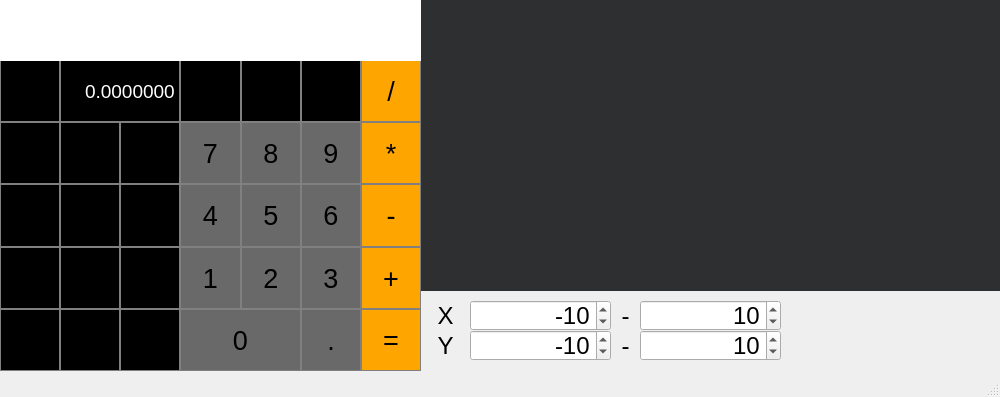
<?xml version="1.0" encoding="UTF-8"?>
<ui version="4.0">
 <class>MainWindow</class>
 <widget class="QMainWindow" name="MainWindow">
  <property name="enabled">
   <bool>true</bool>
  </property>
  <property name="geometry">
   <rect>
    <x>0</x>
    <y>0</y>
    <width>1000</width>
    <height>397</height>
   </rect>
  </property>
  <property name="sizePolicy">
   <sizepolicy hsizetype="Fixed" vsizetype="Fixed">
    <horstretch>0</horstretch>
    <verstretch>0</verstretch>
   </sizepolicy>
  </property>
  <property name="font">
   <font>
    <family>Arial</family>
   </font>
  </property>
  <property name="windowTitle">
   <string>MainWindow</string>
  </property>
  <widget class="QWidget" name="centralwidget">
   <widget class="QCustomPlot" name="widget" native="true">
    <property name="geometry">
     <rect>
      <x>420</x>
      <y>0</y>
      <width>581</width>
      <height>291</height>
     </rect>
    </property>
    <property name="autoFillBackground">
     <bool>false</bool>
    </property>
    <property name="styleSheet">
     <string notr="true">background-color: rgb(46, 47, 48);
alternate-background-color: rgb(255, 246, 89);
color: rgb(255, 255, 255);</string>
    </property>
   </widget>
   <widget class="QSpinBox" name="xBeginSpinBox">
    <property name="geometry">
     <rect>
      <x>470</x>
      <y>300</y>
      <width>141</width>
      <height>31</height>
     </rect>
    </property>
    <property name="font">
     <font>
      <family>Arial</family>
      <pointsize>18</pointsize>
     </font>
    </property>
    <property name="alignment">
     <set>Qt::AlignRight|Qt::AlignTrailing|Qt::AlignVCenter</set>
    </property>
    <property name="minimum">
     <number>-1000000</number>
    </property>
    <property name="maximum">
     <number>1000000</number>
    </property>
    <property name="value">
     <number>-10</number>
    </property>
   </widget>
   <widget class="QSpinBox" name="yBeginSpinBox">
    <property name="geometry">
     <rect>
      <x>470</x>
      <y>330</y>
      <width>141</width>
      <height>31</height>
     </rect>
    </property>
    <property name="font">
     <font>
      <family>Arial</family>
      <pointsize>18</pointsize>
     </font>
    </property>
    <property name="alignment">
     <set>Qt::AlignRight|Qt::AlignTrailing|Qt::AlignVCenter</set>
    </property>
    <property name="minimum">
     <number>-1000000</number>
    </property>
    <property name="maximum">
     <number>1000000</number>
    </property>
    <property name="value">
     <number>-10</number>
    </property>
   </widget>
   <widget class="QSpinBox" name="xEndSpinBox">
    <property name="geometry">
     <rect>
      <x>640</x>
      <y>300</y>
      <width>141</width>
      <height>31</height>
     </rect>
    </property>
    <property name="font">
     <font>
      <family>Arial</family>
      <pointsize>18</pointsize>
     </font>
    </property>
    <property name="alignment">
     <set>Qt::AlignRight|Qt::AlignTrailing|Qt::AlignVCenter</set>
    </property>
    <property name="minimum">
     <number>-1000000</number>
    </property>
    <property name="maximum">
     <number>1000000</number>
    </property>
    <property name="value">
     <number>10</number>
    </property>
   </widget>
   <widget class="QSpinBox" name="yEndSpinBox">
    <property name="geometry">
     <rect>
      <x>640</x>
      <y>330</y>
      <width>141</width>
      <height>31</height>
     </rect>
    </property>
    <property name="font">
     <font>
      <family>Arial</family>
      <pointsize>18</pointsize>
     </font>
    </property>
    <property name="alignment">
     <set>Qt::AlignRight|Qt::AlignTrailing|Qt::AlignVCenter</set>
    </property>
    <property name="minimum">
     <number>-1000000</number>
    </property>
    <property name="maximum">
     <number>1000000</number>
    </property>
    <property name="value">
     <number>10</number>
    </property>
   </widget>
   <widget class="QLabel" name="labelX">
    <property name="geometry">
     <rect>
      <x>430</x>
      <y>300</y>
      <width>31</width>
      <height>31</height>
     </rect>
    </property>
    <property name="font">
     <font>
      <family>Arial</family>
      <pointsize>18</pointsize>
     </font>
    </property>
    <property name="text">
     <string>X</string>
    </property>
    <property name="alignment">
     <set>Qt::AlignCenter</set>
    </property>
   </widget>
   <widget class="QLabel" name="labelY">
    <property name="geometry">
     <rect>
      <x>430</x>
      <y>330</y>
      <width>31</width>
      <height>31</height>
     </rect>
    </property>
    <property name="font">
     <font>
      <family>Arial</family>
      <pointsize>18</pointsize>
     </font>
    </property>
    <property name="text">
     <string>Y</string>
    </property>
    <property name="alignment">
     <set>Qt::AlignCenter</set>
    </property>
   </widget>
   <widget class="QLabel" name="label_1">
    <property name="geometry">
     <rect>
      <x>610</x>
      <y>300</y>
      <width>31</width>
      <height>31</height>
     </rect>
    </property>
    <property name="font">
     <font>
      <family>Arial</family>
      <pointsize>18</pointsize>
     </font>
    </property>
    <property name="text">
     <string>-</string>
    </property>
    <property name="alignment">
     <set>Qt::AlignCenter</set>
    </property>
   </widget>
   <widget class="QLabel" name="label_2">
    <property name="geometry">
     <rect>
      <x>610</x>
      <y>330</y>
      <width>31</width>
      <height>31</height>
     </rect>
    </property>
    <property name="font">
     <font>
      <family>Arial</family>
      <pointsize>18</pointsize>
     </font>
    </property>
    <property name="text">
     <string>-</string>
    </property>
    <property name="alignment">
     <set>Qt::AlignCenter</set>
    </property>
   </widget>
   <widget class="QWidget" name="gridLayoutWidget_2">
    <property name="geometry">
     <rect>
      <x>0</x>
      <y>60</y>
      <width>421</width>
      <height>311</height>
     </rect>
    </property>
    <layout class="QGridLayout" name="gridLayout_3">
     <property name="spacing">
      <number>0</number>
     </property>
     <item row="1" column="2">
      <widget class="QPushButton" name="pushButton16">
       <property name="sizePolicy">
        <sizepolicy hsizetype="Preferred" vsizetype="Preferred">
         <horstretch>0</horstretch>
         <verstretch>0</verstretch>
        </sizepolicy>
       </property>
       <property name="font">
        <font>
         <family>Arial</family>
         <pointsize>20</pointsize>
        </font>
       </property>
       <property name="styleSheet">
        <string notr="true">QPushButton {
	Background-color: #000000;
	border: 1px solid gray;
}

QPushButton:pressed {
	Background-color: #696969;
	border: 1px solid gray;
}</string>
       </property>
       <property name="text">
        <string>)</string>
       </property>
      </widget>
     </item>
     <item row="4" column="1">
      <widget class="QPushButton" name="pushButton24">
       <property name="sizePolicy">
        <sizepolicy hsizetype="Preferred" vsizetype="Preferred">
         <horstretch>0</horstretch>
         <verstretch>0</verstretch>
        </sizepolicy>
       </property>
       <property name="font">
        <font>
         <family>Arial</family>
         <pointsize>20</pointsize>
        </font>
       </property>
       <property name="styleSheet">
        <string notr="true">QPushButton {
	Background-color: #000000;
	border: 1px solid gray;
}

QPushButton:pressed {
	Background-color: #696969;
	border: 1px solid gray;
}</string>
       </property>
       <property name="text">
        <string>log</string>
       </property>
      </widget>
     </item>
     <item row="1" column="4">
      <widget class="QPushButton" name="pushButton8">
       <property name="sizePolicy">
        <sizepolicy hsizetype="Preferred" vsizetype="Preferred">
         <horstretch>0</horstretch>
         <verstretch>0</verstretch>
        </sizepolicy>
       </property>
       <property name="font">
        <font>
         <family>Arial</family>
         <pointsize>20</pointsize>
        </font>
       </property>
       <property name="styleSheet">
        <string notr="true">QPushButton {
	Background-color: #696969;
	border: 1px solid gray;
}

QPushButton:pressed {
	Background-color: #000000;
	border: 1px solid gray;
}</string>
       </property>
       <property name="text">
        <string>8</string>
       </property>
      </widget>
     </item>
     <item row="3" column="1">
      <widget class="QPushButton" name="pushButton21">
       <property name="sizePolicy">
        <sizepolicy hsizetype="Preferred" vsizetype="Preferred">
         <horstretch>0</horstretch>
         <verstretch>0</verstretch>
        </sizepolicy>
       </property>
       <property name="font">
        <font>
         <family>Arial</family>
         <pointsize>20</pointsize>
        </font>
       </property>
       <property name="styleSheet">
        <string notr="true">QPushButton {
	Background-color: #000000;
	border: 1px solid gray;
}

QPushButton:pressed {
	Background-color: #696969;
	border: 1px solid gray;
}</string>
       </property>
       <property name="text">
        <string>asin</string>
       </property>
      </widget>
     </item>
     <item row="3" column="3">
      <widget class="QPushButton" name="pushButton1">
       <property name="sizePolicy">
        <sizepolicy hsizetype="Preferred" vsizetype="Preferred">
         <horstretch>0</horstretch>
         <verstretch>0</verstretch>
        </sizepolicy>
       </property>
       <property name="font">
        <font>
         <family>Arial</family>
         <pointsize>20</pointsize>
        </font>
       </property>
       <property name="styleSheet">
        <string notr="true">QPushButton {
	Background-color: #696969;
	border: 1px solid gray;
}

QPushButton:pressed {
	Background-color: #000000;
	border: 1px solid gray;
}</string>
       </property>
       <property name="text">
        <string>1</string>
       </property>
      </widget>
     </item>
     <item row="4" column="6">
      <widget class="QPushButton" name="pushButton10">
       <property name="sizePolicy">
        <sizepolicy hsizetype="Preferred" vsizetype="Preferred">
         <horstretch>0</horstretch>
         <verstretch>0</verstretch>
        </sizepolicy>
       </property>
       <property name="font">
        <font>
         <family>Arial</family>
         <pointsize>20</pointsize>
        </font>
       </property>
       <property name="styleSheet">
        <string notr="true">QPushButton {
	Background-color: #696969;
	border: 1px solid gray;
}

QPushButton:pressed {
	Background-color: #000000;
	border: 1px solid gray;
}</string>
       </property>
       <property name="text">
        <string>.</string>
       </property>
      </widget>
     </item>
     <item row="2" column="6">
      <widget class="QPushButton" name="pushButton6">
       <property name="sizePolicy">
        <sizepolicy hsizetype="Preferred" vsizetype="Preferred">
         <horstretch>0</horstretch>
         <verstretch>0</verstretch>
        </sizepolicy>
       </property>
       <property name="font">
        <font>
         <family>Arial</family>
         <pointsize>20</pointsize>
        </font>
       </property>
       <property name="styleSheet">
        <string notr="true">QPushButton {
	Background-color: #696969;
	border: 1px solid gray;
}

QPushButton:pressed {
	Background-color: #000000;
	border: 1px solid gray;
}</string>
       </property>
       <property name="text">
        <string>6</string>
       </property>
      </widget>
     </item>
     <item row="0" column="4">
      <widget class="QPushButton" name="pushButton26">
       <property name="sizePolicy">
        <sizepolicy hsizetype="Preferred" vsizetype="Preferred">
         <horstretch>0</horstretch>
         <verstretch>0</verstretch>
        </sizepolicy>
       </property>
       <property name="font">
        <font>
         <family>Arial</family>
         <pointsize>20</pointsize>
        </font>
       </property>
       <property name="styleSheet">
        <string notr="true">QPushButton {
	Background-color: #000000;
	border: 1px solid gray;
}

QPushButton:pressed {
	Background-color: #696969;
	border: 1px solid gray;
}</string>
       </property>
       <property name="text">
        <string>^</string>
       </property>
      </widget>
     </item>
     <item row="0" column="6">
      <widget class="QPushButton" name="pushButton27">
       <property name="sizePolicy">
        <sizepolicy hsizetype="Preferred" vsizetype="Preferred">
         <horstretch>0</horstretch>
         <verstretch>0</verstretch>
        </sizepolicy>
       </property>
       <property name="font">
        <font>
         <family>Arial</family>
         <pointsize>20</pointsize>
        </font>
       </property>
       <property name="styleSheet">
        <string notr="true">QPushButton {
	Background-color: #000000;
	border: 1px solid gray;
}

QPushButton:pressed {
	Background-color: #696969;
	border: 1px solid gray;
}</string>
       </property>
       <property name="text">
        <string>mod</string>
       </property>
      </widget>
     </item>
     <item row="1" column="0">
      <widget class="QPushButton" name="pushButton28">
       <property name="sizePolicy">
        <sizepolicy hsizetype="Preferred" vsizetype="Preferred">
         <horstretch>0</horstretch>
         <verstretch>0</verstretch>
        </sizepolicy>
       </property>
       <property name="font">
        <font>
         <family>Arial</family>
         <pointsize>20</pointsize>
        </font>
       </property>
       <property name="styleSheet">
        <string notr="true">QPushButton {
	Background-color: #000000;
	border: 1px solid gray;
}

QPushButton:pressed {
	Background-color: #696969;
	border: 1px solid gray;
}</string>
       </property>
       <property name="text">
        <string>x</string>
       </property>
      </widget>
     </item>
     <item row="1" column="6">
      <widget class="QPushButton" name="pushButton9">
       <property name="sizePolicy">
        <sizepolicy hsizetype="Preferred" vsizetype="Preferred">
         <horstretch>0</horstretch>
         <verstretch>0</verstretch>
        </sizepolicy>
       </property>
       <property name="font">
        <font>
         <family>Arial</family>
         <pointsize>20</pointsize>
        </font>
       </property>
       <property name="styleSheet">
        <string notr="true">QPushButton {
	Background-color: #696969;
	border: 1px solid gray;
}

QPushButton:pressed {
	Background-color: #000000;
	border: 1px solid gray;
}</string>
       </property>
       <property name="text">
        <string>9</string>
       </property>
      </widget>
     </item>
     <item row="2" column="4">
      <widget class="QPushButton" name="pushButton5">
       <property name="sizePolicy">
        <sizepolicy hsizetype="Preferred" vsizetype="Preferred">
         <horstretch>0</horstretch>
         <verstretch>0</verstretch>
        </sizepolicy>
       </property>
       <property name="font">
        <font>
         <family>Arial</family>
         <pointsize>20</pointsize>
        </font>
       </property>
       <property name="styleSheet">
        <string notr="true">QPushButton {
	Background-color: #696969;
	border: 1px solid gray;
}

QPushButton:pressed {
	Background-color: #000000;
	border: 1px solid gray;
}</string>
       </property>
       <property name="text">
        <string>5</string>
       </property>
      </widget>
     </item>
     <item row="2" column="7">
      <widget class="QPushButton" name="pushButton13">
       <property name="sizePolicy">
        <sizepolicy hsizetype="Preferred" vsizetype="Preferred">
         <horstretch>0</horstretch>
         <verstretch>0</verstretch>
        </sizepolicy>
       </property>
       <property name="font">
        <font>
         <family>Arial</family>
         <pointsize>20</pointsize>
        </font>
       </property>
       <property name="styleSheet">
        <string notr="true">QPushButton {
	Background-color: #FFA500;
	border: 1px solid gray;
}

QPushButton:pressed {
	Background-color: #A9A9A9;
	border: 1px solid gray;
}</string>
       </property>
       <property name="text">
        <string>-</string>
       </property>
      </widget>
     </item>
     <item row="2" column="2">
      <widget class="QPushButton" name="pushButton19">
       <property name="sizePolicy">
        <sizepolicy hsizetype="Preferred" vsizetype="Preferred">
         <horstretch>0</horstretch>
         <verstretch>0</verstretch>
        </sizepolicy>
       </property>
       <property name="font">
        <font>
         <family>Arial</family>
         <pointsize>20</pointsize>
        </font>
       </property>
       <property name="styleSheet">
        <string notr="true">QPushButton {
	Background-color: #000000;
	border: 1px solid gray;
}

QPushButton:pressed {
	Background-color: #696969;
	border: 1px solid gray;
}</string>
       </property>
       <property name="text">
        <string>tan</string>
       </property>
      </widget>
     </item>
     <item row="4" column="7">
      <widget class="QPushButton" name="Equals">
       <property name="sizePolicy">
        <sizepolicy hsizetype="Preferred" vsizetype="Preferred">
         <horstretch>0</horstretch>
         <verstretch>0</verstretch>
        </sizepolicy>
       </property>
       <property name="font">
        <font>
         <family>Arial</family>
         <pointsize>20</pointsize>
        </font>
       </property>
       <property name="styleSheet">
        <string notr="true">QPushButton {
	Background-color: #FFA500;
	border: 1px solid gray;
}

QPushButton:pressed {
	Background-color: #A9A9A9;
	border: 1px solid gray;
}</string>
       </property>
       <property name="text">
        <string>=</string>
       </property>
      </widget>
     </item>
     <item row="0" column="7">
      <widget class="QPushButton" name="pushButton11">
       <property name="sizePolicy">
        <sizepolicy hsizetype="Preferred" vsizetype="Preferred">
         <horstretch>0</horstretch>
         <verstretch>0</verstretch>
        </sizepolicy>
       </property>
       <property name="font">
        <font>
         <family>Arial</family>
         <pointsize>20</pointsize>
        </font>
       </property>
       <property name="autoFillBackground">
        <bool>false</bool>
       </property>
       <property name="styleSheet">
        <string notr="true">QPushButton {
	Background-color: #FFA500;
	border: 1px solid gray;
}

QPushButton:pressed {
	Background-color: #A9A9A9;
	border: 1px solid gray;
}</string>
       </property>
       <property name="text">
        <string>/</string>
       </property>
      </widget>
     </item>
     <item row="3" column="6">
      <widget class="QPushButton" name="pushButton3">
       <property name="sizePolicy">
        <sizepolicy hsizetype="Preferred" vsizetype="Preferred">
         <horstretch>0</horstretch>
         <verstretch>0</verstretch>
        </sizepolicy>
       </property>
       <property name="font">
        <font>
         <family>Arial</family>
         <pointsize>20</pointsize>
        </font>
       </property>
       <property name="styleSheet">
        <string notr="true">QPushButton {
	Background-color: #696969;
	border: 1px solid gray;
}

QPushButton:pressed {
	Background-color: #000000;
	border: 1px solid gray;
}</string>
       </property>
       <property name="text">
        <string>3</string>
       </property>
      </widget>
     </item>
     <item row="2" column="3">
      <widget class="QPushButton" name="pushButton4">
       <property name="sizePolicy">
        <sizepolicy hsizetype="Preferred" vsizetype="Preferred">
         <horstretch>0</horstretch>
         <verstretch>0</verstretch>
        </sizepolicy>
       </property>
       <property name="font">
        <font>
         <family>Arial</family>
         <pointsize>20</pointsize>
        </font>
       </property>
       <property name="styleSheet">
        <string notr="true">QPushButton {
	Background-color: #696969;
	border: 1px solid gray;
}

QPushButton:pressed {
	Background-color: #000000;
	border: 1px solid gray;
}</string>
       </property>
       <property name="text">
        <string>4</string>
       </property>
      </widget>
     </item>
     <item row="3" column="0">
      <widget class="QPushButton" name="pushButton20">
       <property name="sizePolicy">
        <sizepolicy hsizetype="Preferred" vsizetype="Preferred">
         <horstretch>0</horstretch>
         <verstretch>0</verstretch>
        </sizepolicy>
       </property>
       <property name="font">
        <font>
         <family>Arial</family>
         <pointsize>20</pointsize>
        </font>
       </property>
       <property name="styleSheet">
        <string notr="true">QPushButton {
	Background-color: #000000;
	border: 1px solid gray;
}

QPushButton:pressed {
	Background-color: #696969;
	border: 1px solid gray;
}</string>
       </property>
       <property name="text">
        <string>acos</string>
       </property>
      </widget>
     </item>
     <item row="3" column="2">
      <widget class="QPushButton" name="pushButton22">
       <property name="sizePolicy">
        <sizepolicy hsizetype="Preferred" vsizetype="Preferred">
         <horstretch>0</horstretch>
         <verstretch>0</verstretch>
        </sizepolicy>
       </property>
       <property name="font">
        <font>
         <family>Arial</family>
         <pointsize>20</pointsize>
        </font>
       </property>
       <property name="styleSheet">
        <string notr="true">QPushButton {
	Background-color: #000000;
	border: 1px solid gray;
}

QPushButton:pressed {
	Background-color: #696969;
	border: 1px solid gray;
}</string>
       </property>
       <property name="text">
        <string>atan</string>
       </property>
      </widget>
     </item>
     <item row="3" column="4">
      <widget class="QPushButton" name="pushButton2">
       <property name="sizePolicy">
        <sizepolicy hsizetype="Preferred" vsizetype="Preferred">
         <horstretch>0</horstretch>
         <verstretch>0</verstretch>
        </sizepolicy>
       </property>
       <property name="font">
        <font>
         <family>Arial</family>
         <pointsize>20</pointsize>
        </font>
       </property>
       <property name="styleSheet">
        <string notr="true">QPushButton {
	Background-color: #696969;
	border: 1px solid gray;
}

QPushButton:pressed {
	Background-color: #000000;
	border: 1px solid gray;
}</string>
       </property>
       <property name="text">
        <string>2</string>
       </property>
      </widget>
     </item>
     <item row="1" column="3">
      <widget class="QPushButton" name="pushButton7">
       <property name="sizePolicy">
        <sizepolicy hsizetype="Preferred" vsizetype="Preferred">
         <horstretch>0</horstretch>
         <verstretch>0</verstretch>
        </sizepolicy>
       </property>
       <property name="font">
        <font>
         <family>Arial</family>
         <pointsize>20</pointsize>
        </font>
       </property>
       <property name="styleSheet">
        <string notr="true">QPushButton {
	Background-color: #696969;
	border: 1px solid gray;
}

QPushButton:pressed {
	Background-color: #000000;
	border: 1px solid gray;
}</string>
       </property>
       <property name="text">
        <string>7</string>
       </property>
      </widget>
     </item>
     <item row="2" column="0">
      <widget class="QPushButton" name="pushButton17">
       <property name="sizePolicy">
        <sizepolicy hsizetype="Preferred" vsizetype="Preferred">
         <horstretch>0</horstretch>
         <verstretch>0</verstretch>
        </sizepolicy>
       </property>
       <property name="font">
        <font>
         <family>Arial</family>
         <pointsize>20</pointsize>
        </font>
       </property>
       <property name="styleSheet">
        <string notr="true">QPushButton {
	Background-color: #000000;
	border: 1px solid gray;
}

QPushButton:pressed {
	Background-color: #696969;
	border: 1px solid gray;
}</string>
       </property>
       <property name="text">
        <string>cos</string>
       </property>
      </widget>
     </item>
     <item row="1" column="7">
      <widget class="QPushButton" name="pushButton12">
       <property name="sizePolicy">
        <sizepolicy hsizetype="Preferred" vsizetype="Preferred">
         <horstretch>0</horstretch>
         <verstretch>0</verstretch>
        </sizepolicy>
       </property>
       <property name="font">
        <font>
         <family>Arial</family>
         <pointsize>20</pointsize>
        </font>
       </property>
       <property name="styleSheet">
        <string notr="true">QPushButton {
	Background-color: #FFA500;
	border: 1px solid gray;
}

QPushButton:pressed {
	Background-color: #A9A9A9;
	border: 1px solid gray;
}</string>
       </property>
       <property name="text">
        <string>*</string>
       </property>
      </widget>
     </item>
     <item row="4" column="2">
      <widget class="QPushButton" name="pushButton25">
       <property name="sizePolicy">
        <sizepolicy hsizetype="Preferred" vsizetype="Preferred">
         <horstretch>0</horstretch>
         <verstretch>0</verstretch>
        </sizepolicy>
       </property>
       <property name="font">
        <font>
         <family>Arial</family>
         <pointsize>20</pointsize>
        </font>
       </property>
       <property name="styleSheet">
        <string notr="true">QPushButton {
	Background-color: #000000;
	border: 1px solid gray;
}

QPushButton:pressed {
	Background-color: #696969;
	border: 1px solid gray;
}</string>
       </property>
       <property name="text">
        <string>sqrt</string>
       </property>
      </widget>
     </item>
     <item row="1" column="1">
      <widget class="QPushButton" name="pushButton15">
       <property name="sizePolicy">
        <sizepolicy hsizetype="Preferred" vsizetype="Preferred">
         <horstretch>0</horstretch>
         <verstretch>0</verstretch>
        </sizepolicy>
       </property>
       <property name="font">
        <font>
         <family>Arial</family>
         <pointsize>20</pointsize>
        </font>
       </property>
       <property name="styleSheet">
        <string notr="true">QPushButton {
	Background-color: #000000;
	border: 1px solid gray;
}

QPushButton:pressed {
	Background-color: #696969;
	border: 1px solid gray;
}</string>
       </property>
       <property name="text">
        <string>(</string>
       </property>
      </widget>
     </item>
     <item row="4" column="3" colspan="2">
      <widget class="QPushButton" name="pushButton0">
       <property name="sizePolicy">
        <sizepolicy hsizetype="Preferred" vsizetype="Preferred">
         <horstretch>0</horstretch>
         <verstretch>0</verstretch>
        </sizepolicy>
       </property>
       <property name="font">
        <font>
         <family>Arial</family>
         <pointsize>20</pointsize>
        </font>
       </property>
       <property name="styleSheet">
        <string notr="true">QPushButton {
	Background-color: #696969;
	border: 1px solid gray;
}

QPushButton:pressed {
	Background-color: #000000;
	border: 1px solid gray;
}</string>
       </property>
       <property name="text">
        <string>0</string>
       </property>
      </widget>
     </item>
     <item row="0" column="3">
      <widget class="QPushButton" name="ClearButton">
       <property name="sizePolicy">
        <sizepolicy hsizetype="Preferred" vsizetype="Preferred">
         <horstretch>0</horstretch>
         <verstretch>0</verstretch>
        </sizepolicy>
       </property>
       <property name="font">
        <font>
         <family>Arial</family>
         <pointsize>20</pointsize>
        </font>
       </property>
       <property name="styleSheet">
        <string notr="true">QPushButton {
	Background-color: #000000;
	border: 1px solid gray;
}

QPushButton:pressed {
	Background-color: #696969;
	border: 1px solid gray;
}</string>
       </property>
       <property name="text">
        <string>AC</string>
       </property>
      </widget>
     </item>
     <item row="2" column="1">
      <widget class="QPushButton" name="pushButton18">
       <property name="sizePolicy">
        <sizepolicy hsizetype="Preferred" vsizetype="Preferred">
         <horstretch>0</horstretch>
         <verstretch>0</verstretch>
        </sizepolicy>
       </property>
       <property name="font">
        <font>
         <family>Arial</family>
         <pointsize>20</pointsize>
        </font>
       </property>
       <property name="styleSheet">
        <string notr="true">QPushButton {
	Background-color: #000000;
	border: 1px solid gray;
}

QPushButton:pressed {
	Background-color: #696969;
	border: 1px solid gray;
}</string>
       </property>
       <property name="text">
        <string>sin</string>
       </property>
      </widget>
     </item>
     <item row="3" column="7">
      <widget class="QPushButton" name="pushButton14">
       <property name="sizePolicy">
        <sizepolicy hsizetype="Preferred" vsizetype="Preferred">
         <horstretch>0</horstretch>
         <verstretch>0</verstretch>
        </sizepolicy>
       </property>
       <property name="font">
        <font>
         <family>Arial</family>
         <pointsize>20</pointsize>
        </font>
       </property>
       <property name="styleSheet">
        <string notr="true">QPushButton {
	Background-color: #FFA500;
	border: 1px solid gray;
}

QPushButton:pressed {
	Background-color: #A9A9A9;
	border: 1px solid gray;
}</string>
       </property>
       <property name="text">
        <string>+</string>
       </property>
      </widget>
     </item>
     <item row="4" column="0">
      <widget class="QPushButton" name="pushButton23">
       <property name="sizePolicy">
        <sizepolicy hsizetype="Preferred" vsizetype="Preferred">
         <horstretch>0</horstretch>
         <verstretch>0</verstretch>
        </sizepolicy>
       </property>
       <property name="font">
        <font>
         <family>Arial</family>
         <pointsize>20</pointsize>
        </font>
       </property>
       <property name="styleSheet">
        <string notr="true">QPushButton {
	Background-color: #000000;
	border: 1px solid gray;
}

QPushButton:pressed {
	Background-color: #696969;
	border: 1px solid gray;
}</string>
       </property>
       <property name="text">
        <string>ln</string>
       </property>
      </widget>
     </item>
     <item row="0" column="0">
      <widget class="QPushButton" name="Graphic">
       <property name="sizePolicy">
        <sizepolicy hsizetype="Preferred" vsizetype="Preferred">
         <horstretch>0</horstretch>
         <verstretch>0</verstretch>
        </sizepolicy>
       </property>
       <property name="font">
        <font>
         <family>Arial</family>
         <pointsize>20</pointsize>
        </font>
       </property>
       <property name="styleSheet">
        <string notr="true">QPushButton {
	Background-color: #000000;
	border: 1px solid gray;
}

QPushButton:pressed {
	Background-color: #696969;
	border: 1px solid gray;
}</string>
       </property>
       <property name="text">
        <string>f(x)</string>
       </property>
      </widget>
     </item>
     <item row="0" column="1" colspan="2">
      <widget class="QDoubleSpinBox" name="xExpressionValue">
       <property name="sizePolicy">
        <sizepolicy hsizetype="Ignored" vsizetype="Ignored">
         <horstretch>0</horstretch>
         <verstretch>0</verstretch>
        </sizepolicy>
       </property>
       <property name="font">
        <font>
         <family>Arial</family>
         <pointsize>14</pointsize>
        </font>
       </property>
       <property name="cursor">
        <cursorShape>IBeamCursor</cursorShape>
       </property>
       <property name="toolTipDuration">
        <number>-1</number>
       </property>
       <property name="layoutDirection">
        <enum>Qt::LeftToRight</enum>
       </property>
       <property name="autoFillBackground">
        <bool>true</bool>
       </property>
       <property name="styleSheet">
        <string notr="true">QDoubleSpinBox {
	Background-color: black;
	border: 1px solid gray;
	color: white;
}</string>
       </property>
       <property name="locale">
        <locale language="English" country="UnitedStates"/>
       </property>
       <property name="alignment">
        <set>Qt::AlignRight|Qt::AlignTrailing|Qt::AlignVCenter</set>
       </property>
       <property name="buttonSymbols">
        <enum>QAbstractSpinBox::NoButtons</enum>
       </property>
       <property name="decimals">
        <number>7</number>
       </property>
       <property name="minimum">
        <double>-2147483648.000000000000000</double>
       </property>
       <property name="maximum">
        <double>2147483647.000000000000000</double>
       </property>
       <property name="singleStep">
        <double>0.000001000000000</double>
       </property>
       <property name="value">
        <double>0.000000000000000</double>
       </property>
      </widget>
     </item>
    </layout>
   </widget>
   <widget class="QLineEdit" name="Display">
    <property name="geometry">
     <rect>
      <x>0</x>
      <y>0</y>
      <width>421</width>
      <height>61</height>
     </rect>
    </property>
    <property name="font">
     <font>
      <family>Arial</family>
      <pointsize>34</pointsize>
     </font>
    </property>
    <property name="layoutDirection">
     <enum>Qt::LeftToRight</enum>
    </property>
    <property name="styleSheet">
     <string notr="true">QLineEdit {
	Background-color: solid gray;
	border: 1px black;
	color: white;
}</string>
    </property>
    <property name="text">
     <string>0.0</string>
    </property>
    <property name="maxLength">
     <number>255</number>
    </property>
    <property name="alignment">
     <set>Qt::AlignRight|Qt::AlignTrailing|Qt::AlignVCenter</set>
    </property>
   </widget>
  </widget>
  <widget class="QMenuBar" name="menubar">
   <property name="enabled">
    <bool>true</bool>
   </property>
   <property name="geometry">
    <rect>
     <x>0</x>
     <y>0</y>
     <width>1000</width>
     <height>24</height>
    </rect>
   </property>
  </widget>
  <widget class="QStatusBar" name="statusbar"/>
 </widget>
 <customwidgets>
  <customwidget>
   <class>QCustomPlot</class>
   <extends>QWidget</extends>
   <header>qcustomplot.h</header>
   <container>1</container>
  </customwidget>
 </customwidgets>
 <resources/>
 <connections/>
</ui>
